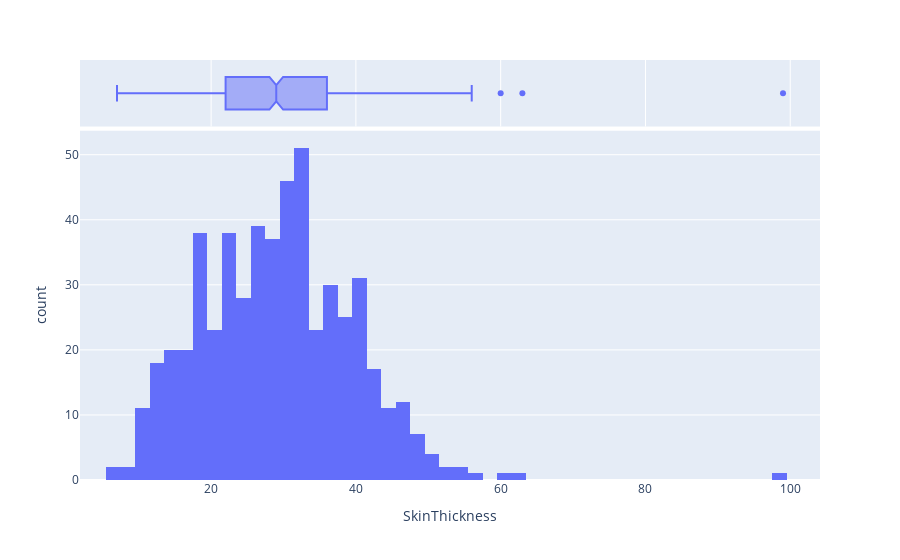

The notebook cell this image was saved under:
### Code cell
# SkinThickness Column

fig = px.histogram(df_1['SkinThickness'], x="SkinThickness", marginal="box")
fig.show()

### Figure 1 — Plotly figure (JSON) as saved in the notebook; plotly's stock layout.template omitted (floating-point values rounded to 4 significant figures; data arrays with more than 128 entries replaced by an {"elided": "..."} marker saying what was removed)
{"data": [{"alignmentgroup": "True", "bingroup": "x", "hovertemplate": "SkinThickness=%{x}<br>count=%{y}<extra></extra>", "legendgroup": "", "marker": {"color": "#636efa", "pattern": {"shape": ""}}, "name": "", "offsetgroup": "", "orientation": "v", "showlegend": false, "type": "histogram", "x": {"elided": "768 int values"}, "xaxis": "x", "yaxis": "y"}, {"alignmentgroup": "True", "hovertemplate": "SkinThickness=%{x}<extra></extra>", "legendgroup": "", "marker": {"color": "#636efa"}, "name": "", "notched": true, "offsetgroup": "", "showlegend": false, "type": "box", "x": {"elided": "768 int values"}, "xaxis": "x2", "yaxis": "y2"}], "layout": {"barmode": "relative", "legend": {"tracegroupgap": 0}, "margin": {"t": 60}, "xaxis": {"anchor": "y", "domain": [0, 1], "title": {"text": "SkinThickness"}}, "xaxis2": {"anchor": "y2", "domain": [0, 1], "matches": "x", "showgrid": true, "showticklabels": false}, "yaxis": {"anchor": "x", "domain": [0, 0.8316], "title": {"text": "count"}}, "yaxis2": {"anchor": "x2", "domain": [0.8416, 1], "matches": "y2", "showgrid": false, "showline": false, "showticklabels": false, "ticks": ""}}}
